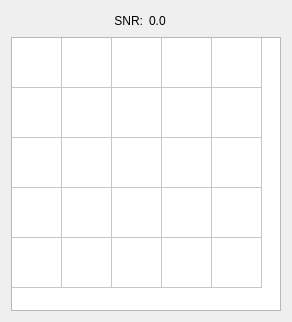
<?xml version="1.0" encoding="UTF-8"?>
<ui version="4.0">
 <class>inspector</class>
 <widget class="QWidget" name="inspector">
  <property name="geometry">
   <rect>
    <x>0</x>
    <y>0</y>
    <width>292</width>
    <height>322</height>
   </rect>
  </property>
  <property name="sizePolicy">
   <sizepolicy hsizetype="Fixed" vsizetype="Fixed">
    <horstretch>0</horstretch>
    <verstretch>0</verstretch>
   </sizepolicy>
  </property>
  <property name="minimumSize">
   <size>
    <width>292</width>
    <height>292</height>
   </size>
  </property>
  <property name="maximumSize">
   <size>
    <width>292</width>
    <height>350</height>
   </size>
  </property>
  <property name="windowTitle">
   <string>inspector</string>
  </property>
  <layout class="QVBoxLayout" name="verticalLayout_2">
   <item>
    <layout class="QVBoxLayout" name="verticalLayout">
     <item>
      <layout class="QHBoxLayout" name="horizontalLayout" stretch="1,1,1,1">
       <item>
        <spacer name="horizontalSpacer_2">
         <property name="orientation">
          <enum>Qt::Horizontal</enum>
         </property>
         <property name="sizeHint" stdset="0">
          <size>
           <width>40</width>
           <height>20</height>
          </size>
         </property>
        </spacer>
       </item>
       <item>
        <widget class="QLabel" name="snr_label">
         <property name="sizePolicy">
          <sizepolicy hsizetype="Preferred" vsizetype="Fixed">
           <horstretch>0</horstretch>
           <verstretch>0</verstretch>
          </sizepolicy>
         </property>
         <property name="text">
          <string>SNR:</string>
         </property>
         <property name="alignment">
          <set>Qt::AlignRight|Qt::AlignTrailing|Qt::AlignVCenter</set>
         </property>
        </widget>
       </item>
       <item>
        <widget class="QLabel" name="snr_value">
         <property name="sizePolicy">
          <sizepolicy hsizetype="Preferred" vsizetype="Fixed">
           <horstretch>0</horstretch>
           <verstretch>0</verstretch>
          </sizepolicy>
         </property>
         <property name="text">
          <string>0.0</string>
         </property>
        </widget>
       </item>
       <item>
        <spacer name="horizontalSpacer">
         <property name="orientation">
          <enum>Qt::Horizontal</enum>
         </property>
         <property name="sizeHint" stdset="0">
          <size>
           <width>40</width>
           <height>20</height>
          </size>
         </property>
        </spacer>
       </item>
      </layout>
     </item>
     <item>
      <widget class="QTableWidget" name="data_table">
       <property name="sizePolicy">
        <sizepolicy hsizetype="Preferred" vsizetype="Preferred">
         <horstretch>0</horstretch>
         <verstretch>0</verstretch>
        </sizepolicy>
       </property>
       <property name="font">
        <font>
         <pointsize>10</pointsize>
        </font>
       </property>
       <property name="editTriggers">
        <set>QAbstractItemView::NoEditTriggers</set>
       </property>
       <property name="rowCount">
        <number>5</number>
       </property>
       <property name="columnCount">
        <number>5</number>
       </property>
       <attribute name="horizontalHeaderVisible">
        <bool>false</bool>
       </attribute>
       <attribute name="horizontalHeaderDefaultSectionSize">
        <number>50</number>
       </attribute>
       <attribute name="verticalHeaderVisible">
        <bool>false</bool>
       </attribute>
       <attribute name="verticalHeaderDefaultSectionSize">
        <number>50</number>
       </attribute>
       <row>
        <property name="text">
         <string>New Row</string>
        </property>
       </row>
       <row>
        <property name="text">
         <string>New Row</string>
        </property>
       </row>
       <row>
        <property name="text">
         <string>New Row</string>
        </property>
       </row>
       <row>
        <property name="text">
         <string>New Row</string>
        </property>
       </row>
       <row>
        <property name="text">
         <string>New Row</string>
        </property>
       </row>
       <column>
        <property name="text">
         <string>New Column</string>
        </property>
        <property name="textAlignment">
         <set>AlignCenter</set>
        </property>
       </column>
       <column>
        <property name="text">
         <string>New Column</string>
        </property>
       </column>
       <column>
        <property name="text">
         <string>New Column</string>
        </property>
       </column>
       <column>
        <property name="text">
         <string>New Column</string>
        </property>
       </column>
       <column>
        <property name="text">
         <string>New Column</string>
        </property>
       </column>
       <item row="0" column="0">
        <property name="text">
         <string/>
        </property>
       </item>
       <item row="1" column="1">
        <property name="text">
         <string/>
        </property>
        <property name="background">
         <brush brushstyle="NoBrush">
          <color alpha="255">
           <red>32</red>
           <green>228</green>
           <blue>7</blue>
          </color>
         </brush>
        </property>
       </item>
      </widget>
     </item>
    </layout>
   </item>
  </layout>
 </widget>
 <resources/>
 <connections/>
</ui>
